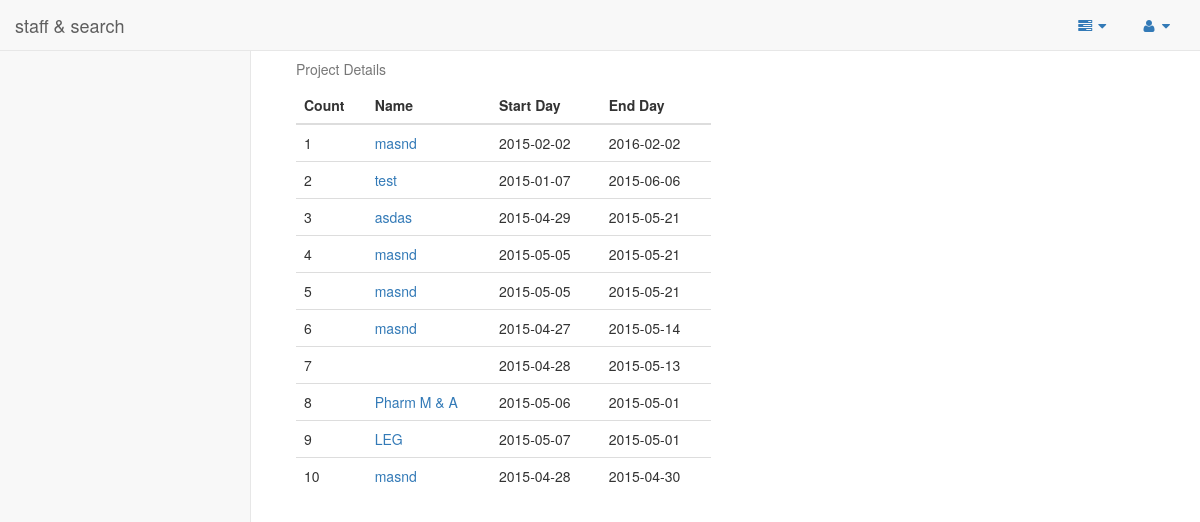
Screenshot of /admin/project_lists.php with the database file from the repository.
### tables this page shows
CREATE TABLE IF NOT EXISTS `projects` (
`project_id` int(11) NOT NULL,
  `name` varchar(50) NOT NULL,
  `start_day` date NOT NULL,
  `end_day` date NOT NULL,
  `description` text NOT NULL,
  `tech` text NOT NULL
);

### admin/project_lists.php (the view, shortened to what this page needs)
<?php
    include("header.php");
?>
<body>
    <div id="wrapper">
       <?php
        include 'side_and_menu.php';
       ?>
       <?php
       $query = "SELECT * from projects order by end_day desc";
       $result = mysql_query($query);
       ?>
    <div id="page-wrapper">
        <div class="col-md-6">
            <table class="table">
              <caption>Project Details</caption>
              <thead>
                <tr>
                  <th>Count</th>
                  <th>Name</th>
                  <th>Start Day</th>
                  <th>End Day</th>
                </tr>
              </thead>
              <tbody>
                <?php
                $count = 1;
                while ($row = mysql_fetch_array($result)) {
                  echo "<tr>
                  <td>".$count++."</td>
                  <td><a href='project_details.php?id=".$row['project_id']."'>".$row['name']."</a></td>
                  <td>".$row['start_day']."</td>
                  <td>".$row['end_day']."</td>
                </tr>";
                }
                ?>
              </tbody>
            </table>
        </div>
    </div>
    </div>
</body>
</html>

### rows the page displays
projects: name "masnd", start_day "2015-02-02", end_day "2016-02-02"
projects: name "test", start_day "2015-01-07", end_day "2015-06-06"
projects: name "asdas", start_day "2015-04-29", end_day "2015-05-21"
projects: name "masnd", start_day "2015-05-05", end_day "2015-05-21"
projects: name "masnd", start_day "2015-05-05", end_day "2015-05-21"
projects: name "masnd", start_day "2015-04-27", end_day "2015-05-14"
projects: start_day "2015-04-28", end_day "2015-05-13"
projects: name "Pharm M & A", start_day "2015-05-06", end_day "2015-05-01"
projects: name "LEG", start_day "2015-05-07", end_day "2015-05-01"
projects: name "masnd", start_day "2015-04-28", end_day "2015-04-30"
